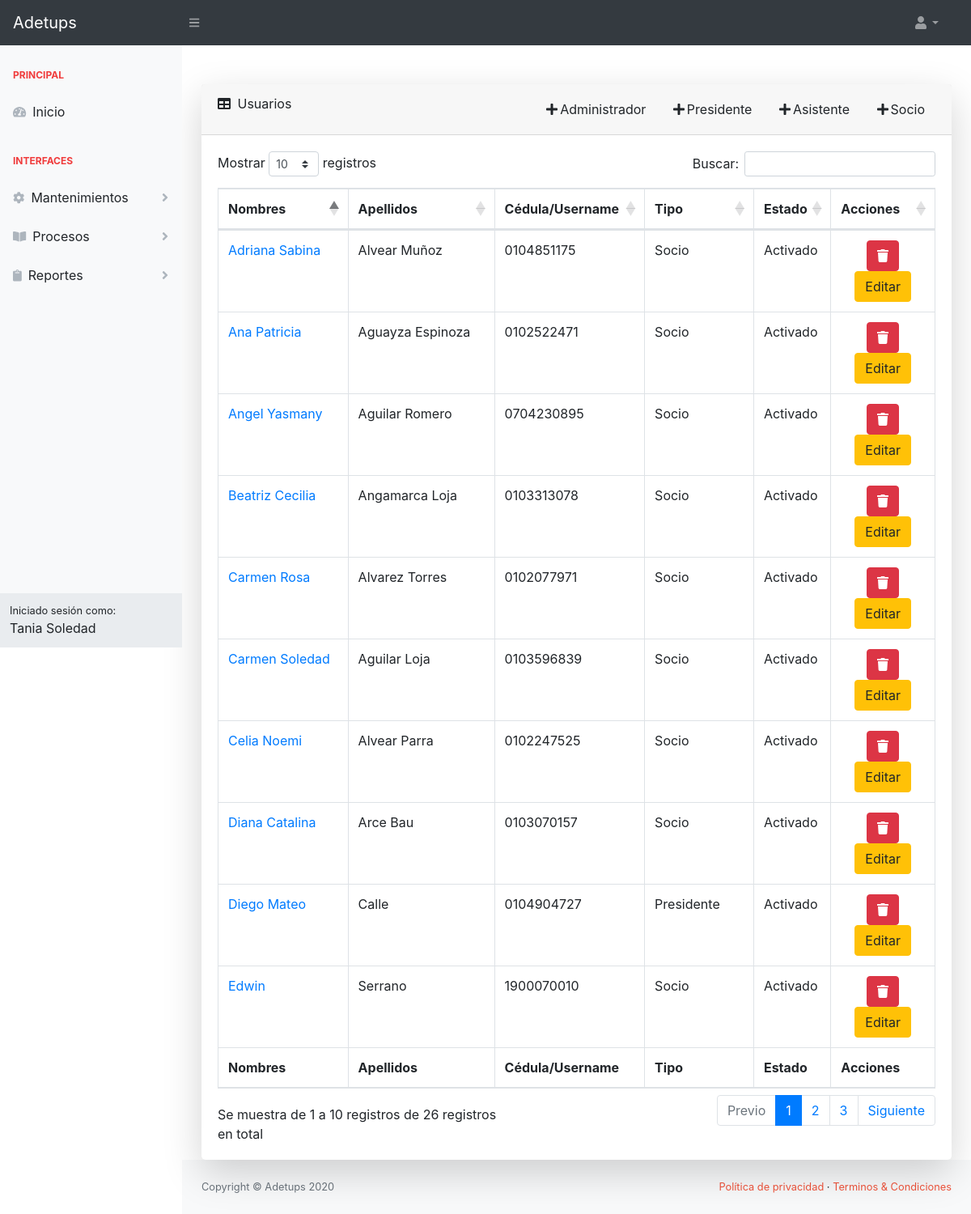
Page /sistema/usuariolist/ (signed in) on the committed database.
### sistema/models.py (models this page shows, shortened)
class Usuario(AbstractBaseUser, PermissionsMixin):
    foto = models.ImageField(upload_to='img_perfil', null=True, blank=True, default='img_perfil/default-avatar.jpg')
    nombres = models.CharField(max_length=50, null=True, blank=True)
    date_joined = models.DateTimeField(default=timezone.now, null=True, blank=True)
    apellidos = models.CharField(max_length=50, null=True, blank=True)
    username = models.CharField(max_length=50, null=True, blank=True, unique=True)
    email = models.EmailField(unique=True, null=True, blank=True)
    fecha_nacimiento = models.DateField(null=True, blank=True)
    is_active = models.BooleanField(default=True, null=True, blank=True)
    is_staff = models.BooleanField(default=False, null=True, blank=True)
    tipo = models.CharField(max_length=20, null=True, blank=True)
    USERNAME_FIELD = 'username'
    objects = PersonalizadoBaseUserManager()

### sistema/views.py (the view)
# urls.py: path('usuariolist/', UsuarioListView.as_view(), name="usuariolist"),
class UsuarioListView(LoginRequiredMixin, ListView):
    model = Usuario

### sistema/templates/sistema/usuario_list.html (shortened to what this page needs)
{% extends 'sistema/index.html' %}
{% block content %}
    <div class="card shadow-lg border-0 rounded-lg mt-5">
        <div class="card-header">
            <div class="row">
                <div class="col-4">
                    <i class="fas fa-table mr-1"></i>
                    Usuarios
                </div>
                <div class="col-8" align="right">
                    <a class="btn" href="{% url 'sistema:administradorcreate' %}"><i class="fa fa-plus fa-fw"
                                                                                     aria-hidden="true"></i>Administrador</a>
                    <a class="btn" href="{% url 'sistema:presidentecreate' %}"><i class="fa fa-plus fa-fw"
                                                                                  aria-hidden="true"></i>Presidente</a>
                    <a class="btn" href="{% url 'sistema:asistentecreate' %}"><i class="fa fa-plus fa-fw"
                                                                                 aria-hidden="true"></i>Asistente</a>
                    <a class="btn" href="{% url 'sistema:sociocreate' %}"><i class="fa fa-plus fa-fw"
                                                                             aria-hidden="true"></i>Socio</a>
                </div>
            </div>
        </div>
        <div class="card-body">
            <div class="table-responsive">
                <table class="table table-bordered" id="dataTable" width="100%" cellspacing="0">
                    <thead>
                    <tr>
                        <th>Nombres</th>
                        <th>Apellidos</th>
                        <th>Cédula/Username</th>
                        <th>Tipo</th>
                        <th>Estado</th>
                        <th>Acciones</th>
                    </tr>
                    </thead>
                    <tfoot>
                    <tr>
                        <th>Nombres</th>
                        <th>Apellidos</th>
                        <th>Cédula/Username</th>
                        <th>Tipo</th>
                        <th>Estado</th>
                        <th>Acciones</th>
                    </tr>
                    </tfoot>
                    <tbody>
                    {% for usuario in usuario_list  %}
                        <tr>
                            <td>
                                {% if usuario.tipo == 'socio' %}
                                    <a href="{% url 'sistema:usuariodetail' usuario.id %}">{{ usuario.nombres|title }}</a>
                                {% endif %}
                                {% if usuario.tipo == 'presidente' %}
                                    <a href="{% url 'sistema:usuariodetail' usuario.id %}">{{ usuario.nombres|title }}</a>
                                {% endif %}
                            </td>
                            <td>{% if usuario.apellidos is null %}
                            {% else %}
                                {{ usuario.apellidos|title }}
                            {% endif %}
                            </td>
                            <td>{{ usuario.username }}</td>
                            <td>{{ usuario.tipo|title }}</td>
                            <td>
                                {% if usuario.is_active %}
                                    Activado
                                {% endif %}
                            </td>
                            <td class="text-center">
                                <button type="button" class="btn btn-danger"
                                        aria-label="Delete" data-toggle="modal" data-target="#modal{{ usuario.id }}">
                                    <i class="fa fa-trash" aria-hidden="true"></i>
                                </button>
                                <a class="btn btn-warning"
                                        {% if usuario.tipo == 'socio' %}
                                   href="{% url 'sistema:socioupdate' usuario.id %}"
                                        {% endif %}
                                        {% if usuario.tipo == 'presidente' %}
                                   href="{% url 'sistema:presidenteupdate' usuario.id %}"
                                        {% endif %}
                                   aria-label="Edit">
                                    Editar
                                </a>
                            </td>
                        </tr>
                    {% endfor %}
                    </tbody>
                </table>
            </div>
        </div>
    </div>
{% endblock %}

### sistema/templates/sistema/base.html (shortened to what this page needs)
{% load static %}
<!DOCTYPE html>
<html lang="en">
<head>
    {% block css %}
        <link href="{% static 'css/styles.css' %}" rel="stylesheet"/>
        <link href="https://cdn.datatables.net/1.10.20/css/dataTables.bootstrap4.min.css" rel="stylesheet"
/>
        <link rel="stylesheet"
              href="https://cdn.jsdelivr.net/npm/bootstrap-select@1.13.14/dist/css/bootstrap-select.min.css">
        <link href="{% static 'css/datepicker.css' %}" rel="stylesheet">
        <link rel="stylesheet" href="https://cdn.datatables.net/buttons/1.6.5/css/buttons.dataTables.min.css">
    {% endblock %}
</head>
<body class="sb-nav-fixed">
<nav class="sb-topnav navbar navbar-expand navbar-dark bg-dark">
    <a class="navbar-brand">Adetups</a>
    <button class="btn btn-link btn-sm order-1 order-lg-0" id="sidebarToggle" href="#"><i class="fas fa-bars"></i>
    </button>
    <ul class="navbar-nav d-none d-md-inline-block form-inline ml-auto mr-0 mr-md-3 my-2 my-md-0">
        <li class="nav-item dropdown">
            <a class="nav-link dropdown-toggle" id="userDropdown" href="#" role="button" data-toggle="dropdown"
               aria-haspopup="true" aria-expanded="false"><i class="fas fa-user fa-fw"></i></a>
        </li>
    </ul>
</nav>
<div id="layoutSidenav">
    <div id="layoutSidenav_nav">
        <nav class="sb-sidenav accordion sb-sidenav-light" id="sidenavAccordion">
            <div class="sb-sidenav-menu">
                <div class="nav">
                    {% block navbar %}
                    {% endblock %}
                </div>
            </div>
            <div class="sb-sidenav-footer">
                <div class="small">Iniciado sesión como:</div>
                {{ request.user.nombres }}
            </div>
        </nav>
    </div>
    <div id="layoutSidenav_content">
        <main>
            <div class="container-fluid">
                {% block content %}
                {% endblock %}
            </div>
        </main>
        <footer class="py-4 bg-light mt-auto">
            <div class="container-fluid">
                <div class="d-flex align-items-center justify-content-between small">
                    <div class="text-muted">Copyright &copy; Adetups 2020</div>
                    <div>
                        <a href="#" class="text-adetups">Política de privacidad</a>
                        &middot;
                        <a href="#" class="text-adetups">Terminos &amp; Condiciones</a>
                    </div>
                </div>
            </div>
        </footer>
    </div>
</div>
</body>
</html>

### rows in the picture
Usuario: user.nombres "Tania Soledad"
Usuario: nombres "Diego Mateo", apellidos "Calle", username "0104904727", tipo "Presidente", is_active "Activado"
Usuario: nombres "Edwin", apellidos "Serrano", username "1900070010", tipo "Socio", is_active "Activado"
Usuario: nombres "Ana Patricia", apellidos "Aguayza Espinoza", username "0102522471", tipo "Socio", is_active "Activado"
Usuario: nombres "Carmen Soledad", apellidos "Aguilar Loja", username "0103596839", tipo "Socio", is_active "Activado"
Usuario: nombres "Angel Yasmany", apellidos "Aguilar Romero", username "0704230895", tipo "Socio", is_active "Activado"
Usuario: nombres "Carmen Rosa", apellidos "Alvarez Torres", username "0102077971", tipo "Socio", is_active "Activado"
Usuario: nombres "Adriana Sabina", apellidos "Alvear Muñoz", username "0104851175", tipo "Socio", is_active "Activado"
Usuario: nombres "Celia Noemi", apellidos "Alvear Parra", username "0102247525", tipo "Socio", is_active "Activado"
Usuario: nombres "Beatriz Cecilia", apellidos "Angamarca Loja", username "0103313078", tipo "Socio", is_active "Activado"
Usuario: nombres "Diana Catalina", apellidos "Arce Bau", username "0103070157", tipo "Socio", is_active "Activado"
